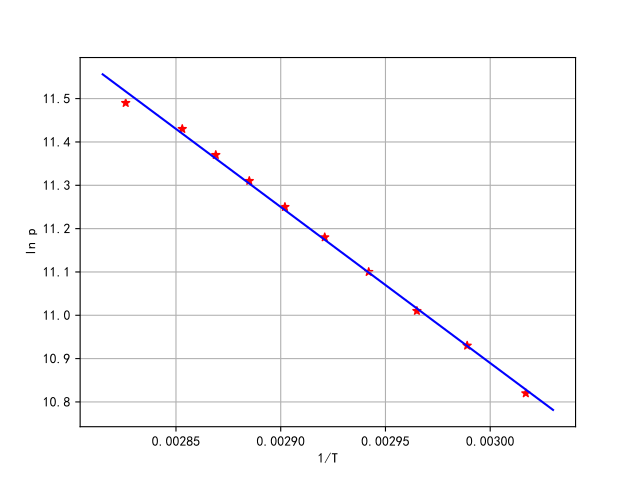

Recreate this plot in Python.
import numpy as np
from numpy.core.function_base import linspace
import scipy as sp
import matplotlib.pyplot as plt
from scipy.optimize import leastsq

# ln p
y_i = np.array([
    10.82, 10.93, 11.01, 11.10, 11.18,
    11.25, 11.31, 11.37, 11.43, 11.49,
])

# 1/T
x_i = np.array([
    0.003017, 0.002989, 0.002965, 0.002942, 0.002921,
    0.002902, 0.002885, 0.002869, 0.002853, 0.002826,
])

def func(p, x):
    k, b = p
    return k * x + b

def error(p, x, y):
    return func(p, x) - y

p0 = [-3000, 20]
Para = leastsq(error, p0, args=(x_i, y_i))

k, b = Para[0]

print(f"k = {k:10f}\nb = {b:10f}")
print(f"cost：{Para[1]}")
print("求解的拟合直线为:")
print(f"y = {k:.5f} x + {b:.2f}")

x = linspace(0.002815, 0.00303, 20)
y = k * x + b

fig, ax = plt.subplots()
ax.plot(x, y, color='blue')
ax.scatter(x_i, y_i, color='red', marker='*')
ax.set_xlabel('1/T')
ax.set_ylabel('ln p')
ax.grid(True)
plt.show()
